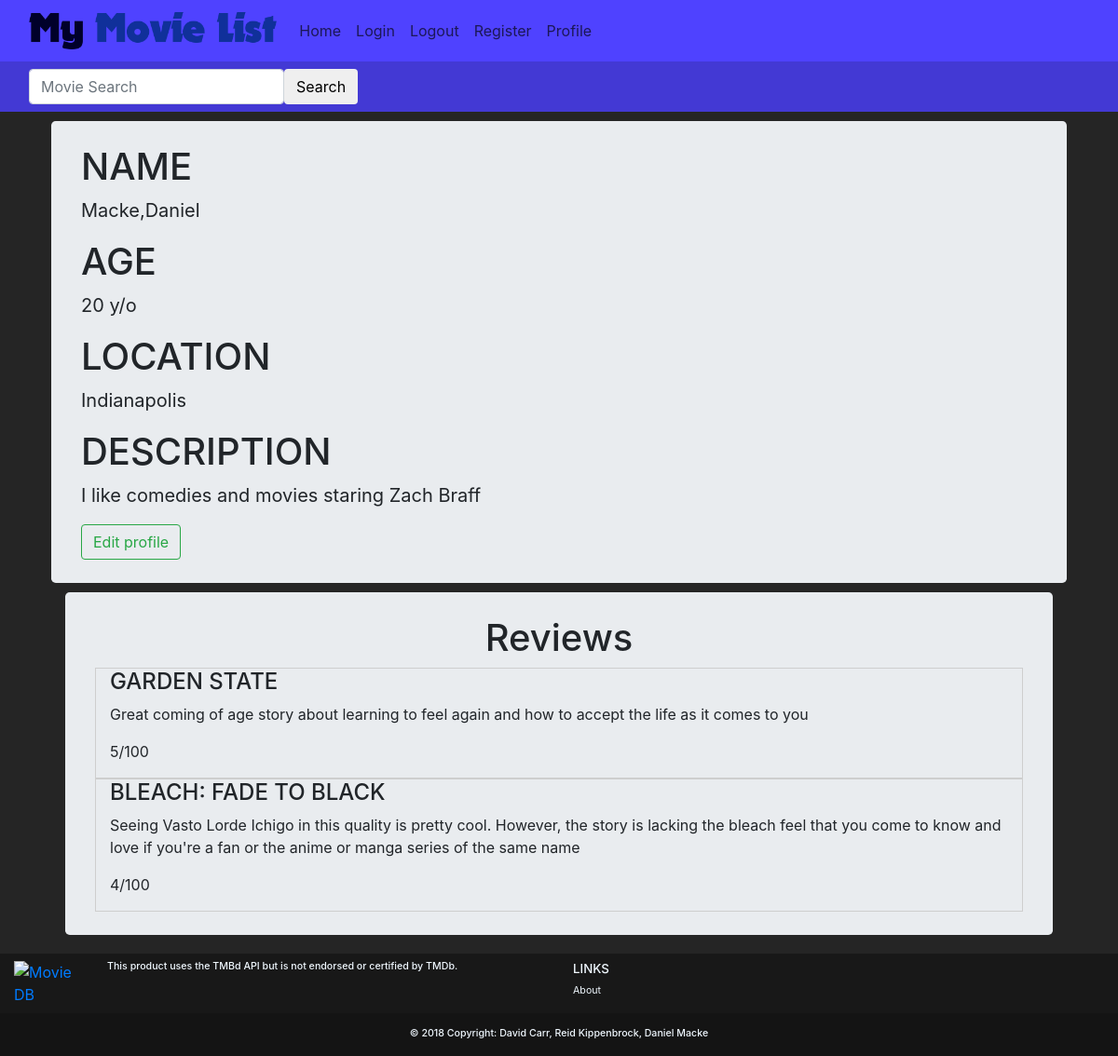
Page /account/profile/ (signed in) on the earlier database version.
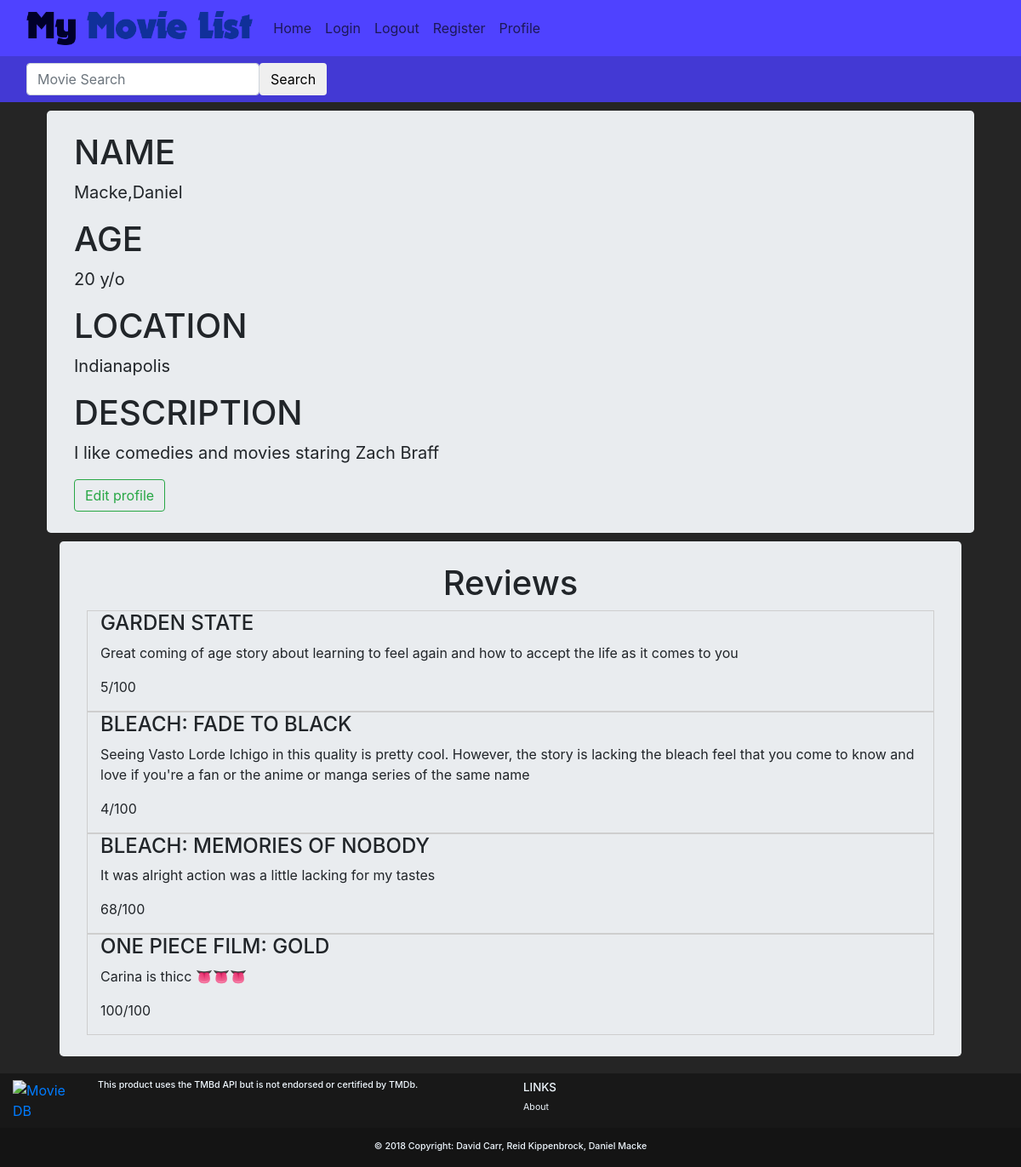
Same page on the later database version.
### accounts/models.py (models this page shows, shortened)
class UserProfile(models.Model):
    user = models.OneToOneField(User, on_delete=models.CASCADE, verbose_name="Django Secure User")
    description = models.CharField(max_length=1000, default='Enter Something about your Movie Tastes and Background')
    city = models.CharField(max_length=30, default='')
    age = models.IntegerField(default=0)

### movies/models.py (models this page shows)
class MovieReview(models.Model):
    user = models.ForeignKey(User,on_delete=models.CASCADE,default=1)
    movie_id = models.IntegerField(default=0)
    movie_title = models.CharField(max_length=50, default='')
    rating = models.IntegerField(
        default=0,
        validators=[
            MaxValueValidator(100),
            MinValueValidator(0)
        ]
    )
    review = models.CharField(max_length=1000, default='')

### accounts/views.py (the view)
# urls.py: path('profile/', views.view_profile, name='view_profile'),
def view_profile(request):
    if not request.user.is_authenticated:
        return redirect('/account/login')
    movie_reviews = MovieReview.objects.filter(user=request.user)
    args = {'User': request.user,'reviews': movie_reviews}
    return render(request, 'accounts/profile.html', args)

### accounts/templates/accounts/profile.html (shortened to what this page needs)
{% extends 'base.html' %}
{%block body%}
<div class="container">
  <div class="jumbotron">
    <h1 class="text-uppercase">
      name
    </h1>
    <p style="font-size:125%;">
      {{User.last_name}},{{User.first_name}}
    </p>
    <h1 class="text-uppercase">
      Age
    </h1>
    <p style="font-size:125%;">
      {{User.userprofile.age}} y/o
    </p>
    <h1 class="text-uppercase">
      Location
    </h1>
    <p style="font-size:125%;">
      {{User.userprofile.city}}
    </p>
    <h1 class="text-uppercase">
      description
    </h1>
    <p style="font-size:125%;">
      {{User.userprofile.description}}
    </p>
    <a href="/account/profile/edit" class="btn btn-outline-success">
      Edit profile
    </a>
  </div>
  <div class="container-fluid">
    <div class="jumbotron">
      <h1 class="text-center">Reviews</h1>
      {%for review in reviews%}
      <div class="container" style="border:1px solid #cecece;">
        <h4 class="text-md-left text-uppercase text-underline"> {{review.movie_title}}</h4>
        <blockquote>
          <p>{{review.review}}</p>
          <footer>{{review.rating}}/100</footer>
        </blockquote>
      </div>
      {%endfor%}
    </div>
  </div>
</div>
{%endblock%}

### accounts/templates/base.html (shortened to what this page needs)
<!DOCTYPE html>
<html lang="en" dir="ltr">
  <head>
    {% load static %}
    <link rel="stylesheet" href="https://stackpath.bootstrapcdn.com/bootstrap/4.1.0/css/bootstrap.min.css">
  </head>
  <body>
    <div class="container-fluid" style="background-color: #4f42ff;">
      <nav class="navbar navbar-expand-lg navbar-light" style="background-color: #4f42ff;">
        <a class="navbar-brand" href="/">
            {% load static %}
            <image src="{% static 'images/titlebanner.png' %}" height=40/>
        </a>
        <div class="collapse navbar-collapse" id="navbarSupportedContent">
          <ul class="navbar-nav mr-auto">
            <li class="nav-item">
              <a class="nav-link" href="/" style="color: #1c1857">Home</a>
            </li>
            <li class="nav-item">
              <a class="nav-link" href="/account/login/" style="color: #1c1857">Login</a>
            </li>
            <li class="nav-item">
              <a class="nav-link" href="/account/logout/" style="color: #1c1857">Logout</a>
            </li>
            <li class="nav-item">
              <a class="nav-link" href="/account/register" style="color: #1c1857">Register</a>
            </li>
            <li class="nav-item">
              <a class="nav-link" href="/account/profile" style="color: #1c1857">Profile</a>
            </li>
          </ul>
        </div>
      </nav>
    </div>
    <div class="container-fluid" style="background-color: #4339d4;">
      <nav class="navbar navbar-light" style="background-color: #4339d4;">
        <form class="form-inline" method="GET" action="{% url 'search_url' %}">
          <input type="text" class ="form-control" name="search_box" placeholder="Movie Search" />
          <button class="btn btn-default" type="submit">Search</button>
        </form>
      </nav>
    </div>
    <main>
    <div class="content" style="padding-bottom: 120px">
    {% block body %}
    {% endblock %}
    </div>
    </main>
    <footer class="footer page-footer fixed-bottom font-small pt-2 mt-4" style="background-color: #181818; height: 110px">
      <div class="container-fluid text-center text-md-left">
        <div class="row">
          <div class="col-md-1">
            <a href="https://www.themoviedb.org" target="_blank">
            <img src="https://www.themoviedb.org/static_cache/v4/logos/primary-green-d70eebe18a5eb5b166d5c1ef0796715b8d1a2cbc698f96d311d62f894ae87085.svg" height="40" weight="55" alt="Movie DB">
            </a>
          </div>
            <div class="col-md-5">
            <h6 style="font-size: 8pt; ">This product uses the TMBd API but is not endorsed or certified by TMDb.</h6>
          </div>
          <div class="col-md-6">
            <h5 class="text-uppercase" style="font-size: 10pt; ">Links</h5>
            <ul class="list-unstyled" style="font-size: 8pt; ">
              <li>
                <a href="/about" style="color:aliceblue">About</a>
              </li>
            </ul>
          </div>
        </div>
      </div>
      <div class="footer-copyright py-3 text-center margin-sm" style="background-color: #141414">
        <h6 style="font-size: 8pt; ">© 2018 Copyright: David Carr, Reid Kippenbrock, Daniel Macke</h6>
      </div>
    </footer>
  </body>
</html>

### accounts/templates/base.html (style rules this page uses)
body { background-color: #252525; }
.jumbotron { margin: 10px; padding-top: 25px; padding-bottom: 25px; }
.footer { color:aliceblue; }

Differences in the rows shown:
added MovieReview: movie_title "BLEACH: MEMORIES OF NOBODY", review "It was alright action was a little lacking for my tastes", rating "68"
added MovieReview: movie_title "ONE PIECE FILM: GOLD", review "Carina is thicc 👅👅👅", rating "100"
